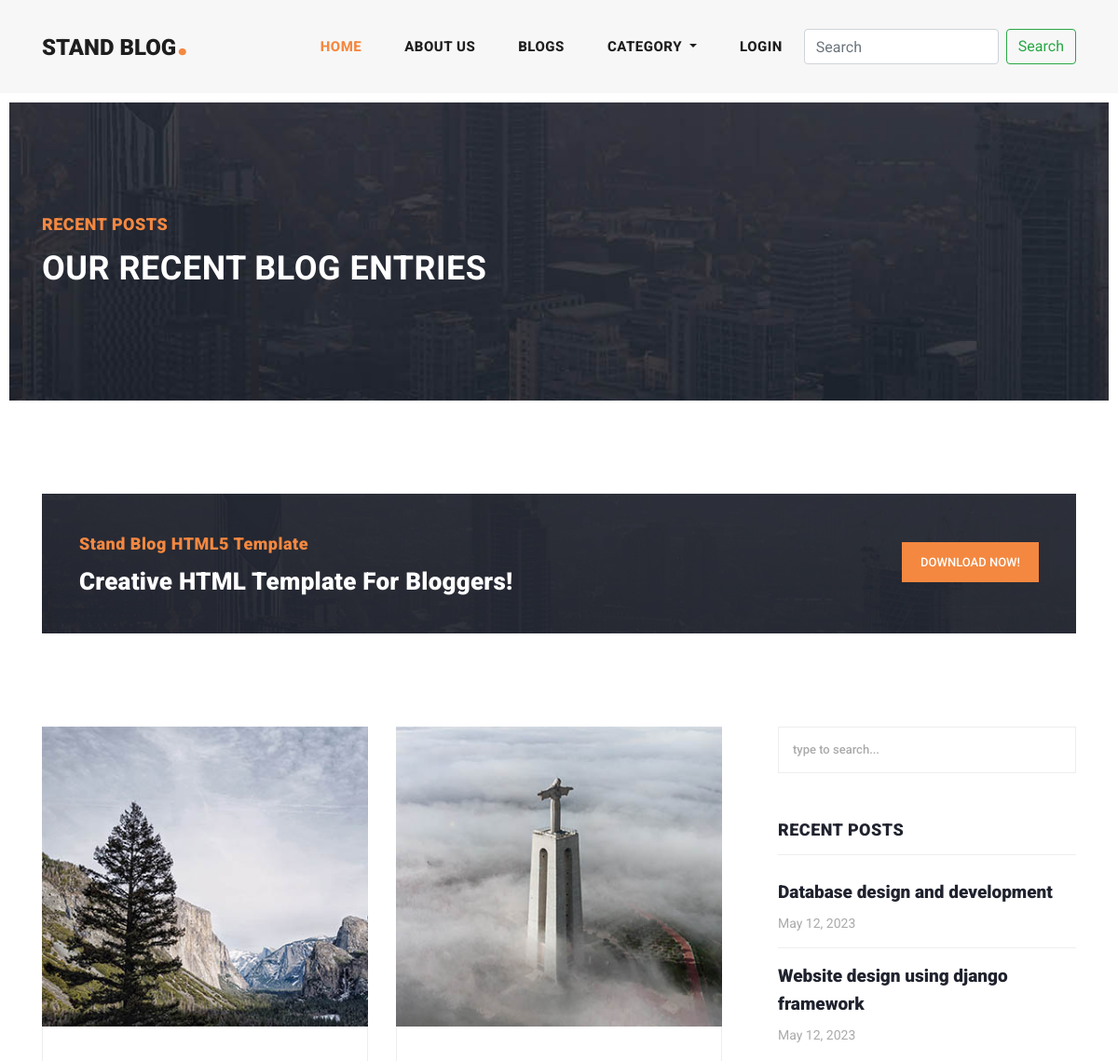
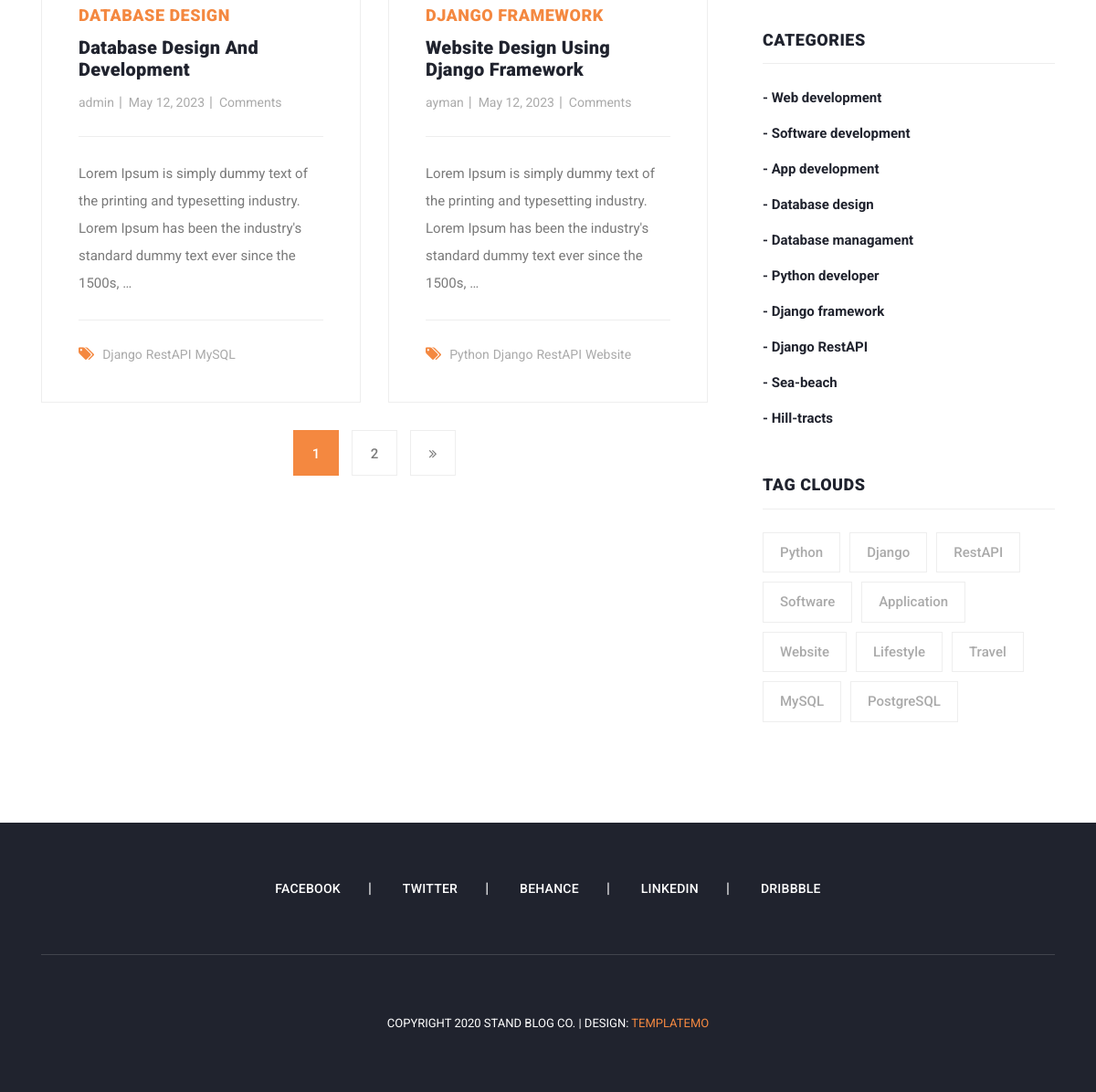
The app's page /blogs/ with its own data (2 pictures, top to bottom).
### blog/models.py (models this page shows, shortened)
class Blog(models.Model):
    user = models.ForeignKey(User, related_name='user_blogs', on_delete=models.CASCADE)
    category = models.ForeignKey(Category, related_name='category_blogs', on_delete=models.CASCADE)
    tags = models.ManyToManyField(Tag, related_name='tag_blogs', blank=True)
    likes = models.ManyToManyField(User, related_name='user_likes', blank=True)
    title = models.CharField(max_length=250)
    slug = models.SlugField(null=True, blank=True)
    banner = models.ImageField(upload_to='blog_banners')
    description = models.CharField(max_length=1000)
    created_date = models.DateField(auto_now_add=True)

class Category(models.Model):
    title = models.CharField(max_length=150, unique=True)
    slug = models.SlugField(null=True, blank=True)
    created_date = models.DateField(auto_now_add=True)
    def __str__(self):
        return self.title

class Tag(models.Model):
    title = models.CharField(max_length=100)
    slug = models.SlugField(null=True, blank=True)
    created_date = models.DateField(auto_now_add=True)

### account/models.py (models this page shows, shortened)
class User(AbstractUser):
    email = models.EmailField(max_length=150, unique=True, error_messages={
        "unique":"Email must be unique"
    })
    image = models.ImageField(null=True, blank=True, upload_to="user-images")
    REQUIRED_FIELDS = ["email"]
    objects = CustomUserManager()

### blog/views.py (the view)
# urls.py: path('blogs/', views.blogs, name='blogs'),
def blogs(request):
    queryset = Blog.objects.order_by('-created_date')
    tags = Tag.objects.order_by('-created_date')
    page = request.GET.get('page', 1)
    paginator = Paginator(queryset, 2)
    try:
        blogs = paginator.page(page)
    except EmptyPage:
        blogs = paginator.page(1)
    except PageNotAnInteger:
        blogs = paginator.page(1)
        return redirect('blogs')
    context = {
        'blogs' : blogs,
        'tags' : tags,
        'paginator' : paginator
    }
    return render(request, 'blogs.html', context)

### blog/context_processors.py (called while the page is built)
def get_all_categories(request):
    categories = Category.objects.order_by('-created_date')
    context = {
        'categories' : categories
    }
    return context

def get_all_tags(request):
    tags = Tag.objects.order_by('-created_date')
    context = {
        'tags' : tags
    }
    return context

### templates/blogs.html
{% extends 'base.html' %}
{% load static %}
{% block content %}
    <div class="heading-page header-text">
        <section class="page-heading">
          <div class="container">
            <div class="row">
              <div class="col-lg-12">
                <div class="text-content">
                  <h4>Recent Posts</h4>
                  <h2>Our Recent Blog Entries</h2>
                </div>
              </div>
            </div>
          </div>
        </section>
      </div>
      <section class="call-to-action">
        <div class="container">
          <div class="row">
            <div class="col-lg-12">
              <div class="main-content">
                <div class="row">
                  <div class="col-lg-8">
                    <span>Stand Blog HTML5 Template</span>
                    <h4>Creative HTML Template For Bloggers!</h4>
                  </div>
                  <div class="col-lg-4">
                    <div class="main-button">
                      <a href="https://templatemo.com/tm-551-stand-blog" target="_parent">Download Now!</a>
                    </div>
                  </div>
                </div>
              </div>
            </div>
          </div>
        </div>
      </section>
      <section class="blog-posts grid-system">
        <div class="container">
          <div class="row">
            <div class="col-lg-8">
              <div class="all-blog-posts">
                <div class="row">
                  {% for blog in blogs %}
                  {% include 'blog-card.html' %}
                  {% endfor %}
                  <div class="col-lg-12">
                    {% include 'pagination.html' %}
                </div>
                </div>
              </div>
            </div>
            {% include 'sidebar.html' %}
          </div>
        </div>
      </section>
{% endblock content %}

### templates/blog-card.html
{% load static %}
<div class="col-lg-6">
    <div class="blog-post">
      <div class="blog-thumb">
        <img src="{{blog.banner.url}}" alt="">
      </div>
      <div class="down-content">
        <span>{{blog.category}}</span>
        <a href="{% url 'blog_details' blog.slug %}"><h4>{{blog.title}}</h4></a>
        <ul class="post-info">
          <li><a href="#">{{blog.user.username}}</a></li>
          <li><a href="#">{{blog.created_date}}</a></li>
          <li><a href="#">{{blog.comment.all.count}} Comments</a></li>
        </ul>
        <p>{{blog.description|truncatewords:'25'}}</p>
        <div class="post-options">
          <div class="row">
            <div class="col-lg-12">
              <ul class="post-tags">
                <li><i class="fa fa-tags"></i></li>
                {% if blog.tags.all.count > 0 %}
                  {% for tag in blog.tags.all %}
                  <li><a href="#">{{tag.title}}</a></li>
                  {% endfor %}
                {% else %}
                  None
                {% endif %}
              </ul>
            </div>
          </div>
        </div>
      </div>
    </div>
</div>

### templates/sidebar.html (shortened to what this page needs)
<div class="col-lg-4">
    <div class="sidebar">
      <div class="row">
        <div class="col-lg-12">
          <div class="sidebar-item search">
            <form id="search_form" name="gs" method="GET" action="{% url 'blog_search' %}">
              <input type="text" name="search" class="searchText" placeholder="type to search..." autocomplete="on">
            </form>
          </div>
        </div>
        <div class="col-lg-12">
          <div class="sidebar-item recent-posts">
            <div class="sidebar-heading">
              <h2>Recent Posts</h2>
            </div>
            <div class="content">
              <ul>
                {% for blog in blogs|slice:'3' %}
                <li><a href="{% url 'blog_details' blog.slug %}">
                  <h5>{{blog.title}}</h5>
                  <span>{{blog.created_date}}</span>
                </a></li>
                {% endfor %}
              </ul>
            </div>
          </div>
        </div>
        <div class="col-lg-12">
          <div class="sidebar-item categories">
            <div class="sidebar-heading">
              <h2>Categories</h2>
            </div>
            <div class="content">
              <ul>
                {% for category in categories %}
                  <li><a href="{% url 'category_blogs' category.slug %}">- {{category.title}}</a></li>
                {% endfor %}
              </ul>
            </div>
          </div>
        </div>
        <div class="col-lg-12">
          <div class="sidebar-item tags">
            <div class="sidebar-heading">
              <h2>Tag Clouds</h2>
            </div>
            <div class="content">
              <ul>
                {% for tag in tags %}
                  <li><a href="{% url 'tag_blogs' tag.slug %}">{{tag.title}}</a></li>
                {% endfor %}
              </ul>
            </div>
          </div>
        </div>
      </div>
    </div>
</div>

### assets/css/main.css (style rules this page uses)
input, textarea { text-transform: none !important; }

### records on screen
Blog: banner (picture), category "DATABASE DESIGN", title "Database Design And Development", user.username "admin", created_date "May 12, 2023", description "Lorem Ipsum is simply dummy text of the printing and typesetting industry. Lorem Ipsum has been the industry's standard dummy text ever since the 1500s, …", title "Database design and development"
Tag: title "Django"
Tag: title "RestAPI"
Tag: title "MySQL"
Blog: banner (picture), category "DJANGO FRAMEWORK", title "Website Design Using Django Framework", user.username "ayman", created_date "May 12, 2023", description "Lorem Ipsum is simply dummy text of the printing and typesetting industry. Lorem Ipsum has been the industry's standard dummy text ever since the 1500s, …", title "Website design using django framework"
Tag: title "Python"
Tag: title "Website"
Category: title "Web development"
Category: title "Software development"
Category: title "App development"
Category: title "Database design"
Category: title "Database managament"
Category: title "Python developer"
Category: title "Django framework"
Category: title "Django RestAPI"
Category: title "Sea-beach"
Category: title "Hill-tracts"
Tag: title "Software"
Tag: title "Application"
Tag: title "Lifestyle"
Tag: title "Travel"
Tag: title "PostgreSQL"

### other values on screen
{{ page }} "1"
{{ page }} "2"
